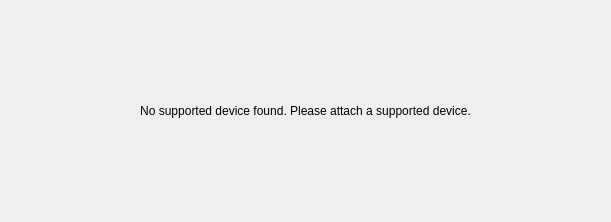
<ui version="4.0" >
 <class>NoDeviceMixerUI</class>
 <widget class="QWidget" name="NoDeviceMixerUI" >
  <property name="geometry" >
   <rect>
    <x>0</x>
    <y>0</y>
    <width>611</width>
    <height>218</height>
   </rect>
  </property>
  <property name="windowTitle" >
   <string>Form</string>
  </property>
  <layout class="QGridLayout" >
   <item row="0" column="0" >
    <widget class="QLabel" name="lblMessage" >
     <property name="sizePolicy" >
      <sizepolicy vsizetype="MinimumExpanding" hsizetype="MinimumExpanding" >
       <horstretch>0</horstretch>
       <verstretch>0</verstretch>
      </sizepolicy>
     </property>
     <property name="minimumSize" >
      <size>
       <width>300</width>
       <height>200</height>
      </size>
     </property>
     <property name="text" >
      <string>No supported device found. Please attach a supported device.</string>
     </property>
     <property name="alignment" >
      <set>Qt::AlignCenter</set>
     </property>
     <property name="wordWrap" >
      <bool>true</bool>
     </property>
    </widget>
   </item>
  </layout>
 </widget>
 <resources/>
 <connections/>
</ui>
